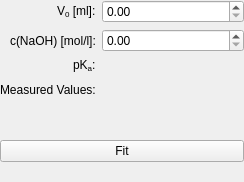
<?xml version="1.0" encoding="UTF-8"?>
<!--
Copyright (C) 2019  Christian Schärf

This program is free software: you can redistribute it and/or modify
it under the terms of the GNU General Public License as published by
the Free Software Foundation, either version 3 of the License, or
(at your option) any later version.

This program is distributed in the hope that it will be useful,
but WITHOUT ANY WARRANTY; without even the implied warranty of
MERCHANTABILITY or FITNESS FOR A PARTICULAR PURPOSE.  See the
GNU General Public License for more details.

You should have received a copy of the GNU General Public License
along with this program.  If not, see <http://www.gnu.org/licenses/>.
-->
<ui version="4.0">
 <class>inputForm</class>
 <widget class="QWidget" name="inputForm">
  <property name="geometry">
   <rect>
    <x>0</x>
    <y>0</y>
    <width>244</width>
    <height>182</height>
   </rect>
  </property>
  <layout class="QFormLayout" name="formLayout">
   <property name="labelAlignment">
    <set>Qt::AlignRight|Qt::AlignTrailing|Qt::AlignVCenter</set>
   </property>
   <property name="leftMargin">
    <number>0</number>
   </property>
   <property name="topMargin">
    <number>0</number>
   </property>
   <property name="rightMargin">
    <number>0</number>
   </property>
   <property name="bottomMargin">
    <number>0</number>
   </property>
   <item row="0" column="0">
    <widget class="QLabel" name="vLabel">
     <property name="text">
      <string>&lt;html&gt;&lt;head/&gt;&lt;body&gt;&lt;p&gt;V&lt;span style=&quot; vertical-align:sub;&quot;&gt;0&lt;/span&gt; [ml]:&lt;/p&gt;&lt;/body&gt;&lt;/html&gt;</string>
     </property>
    </widget>
   </item>
   <item row="0" column="1">
    <widget class="QDoubleSpinBox" name="v0Input">
     <property name="maximum">
      <double>9999999999.000000000000000</double>
     </property>
    </widget>
   </item>
   <item row="1" column="0">
    <widget class="QLabel" name="cBLabel">
     <property name="text">
      <string>c(NaOH) [mol/l]:</string>
     </property>
    </widget>
   </item>
   <item row="1" column="1">
    <widget class="QDoubleSpinBox" name="cBInput"/>
   </item>
   <item row="2" column="0">
    <widget class="QLabel" name="pKaLabel">
     <property name="text">
      <string>&lt;html&gt;&lt;head/&gt;&lt;body&gt;&lt;p&gt;pK&lt;span style=&quot; vertical-align:sub;&quot;&gt;a&lt;/span&gt;:&lt;/p&gt;&lt;/body&gt;&lt;/html&gt;</string>
     </property>
    </widget>
   </item>
   <item row="3" column="0">
    <widget class="QLabel" name="valueLabel">
     <property name="text">
      <string>Measured Values:</string>
     </property>
    </widget>
   </item>
   <item row="4" column="0" colspan="2">
    <widget class="QPushButton" name="fitButton">
     <property name="text">
      <string>Fit</string>
     </property>
    </widget>
   </item>
   <item row="2" column="1">
    <widget class="PKaForm" name="pKaForm" native="true">
     <property name="sizePolicy">
      <sizepolicy hsizetype="Expanding" vsizetype="Minimum">
       <horstretch>0</horstretch>
       <verstretch>0</verstretch>
      </sizepolicy>
     </property>
    </widget>
   </item>
   <item row="3" column="1">
    <widget class="MeasuredValuesForm" name="measuredValuesForm" native="true">
     <property name="sizePolicy">
      <sizepolicy hsizetype="Expanding" vsizetype="Expanding">
       <horstretch>0</horstretch>
       <verstretch>0</verstretch>
      </sizepolicy>
     </property>
    </widget>
   </item>
   <item row="5" column="0" colspan="2">
    <widget class="QLabel" name="resultLabel">
     <property name="text">
      <string/>
     </property>
    </widget>
   </item>
  </layout>
 </widget>
 <customwidgets>
  <customwidget>
   <class>PKaForm</class>
   <extends>QWidget</extends>
   <header>pkaform.h</header>
   <container>1</container>
  </customwidget>
  <customwidget>
   <class>MeasuredValuesForm</class>
   <extends>QWidget</extends>
   <header>measuredvaluesform.h</header>
   <container>1</container>
  </customwidget>
 </customwidgets>
 <resources/>
 <connections/>
</ui>
